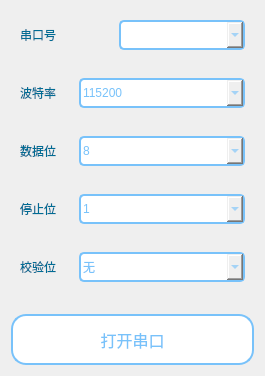
<?xml version="1.0" encoding="UTF-8"?>
<ui version="4.0">
 <class>serialwindow</class>
 <widget class="QWidget" name="serialwindow">
  <property name="geometry">
   <rect>
    <x>0</x>
    <y>0</y>
    <width>265</width>
    <height>376</height>
   </rect>
  </property>
  <property name="minimumSize">
   <size>
    <width>265</width>
    <height>376</height>
   </size>
  </property>
  <property name="windowTitle">
   <string>Form</string>
  </property>
  <property name="styleSheet">
   <string notr="true">border-radius:15px;</string>
  </property>
  <layout class="QVBoxLayout" name="verticalLayout" stretch="0,1,2">
   <property name="sizeConstraint">
    <enum>QLayout::SetMinimumSize</enum>
   </property>
   <item>
    <widget class="QFrame" name="formFrame">
     <property name="enabled">
      <bool>true</bool>
     </property>
     <property name="minimumSize">
      <size>
       <width>221</width>
       <height>261</height>
      </size>
     </property>
     <property name="maximumSize">
      <size>
       <width>16777215</width>
       <height>16777215</height>
      </size>
     </property>
     <layout class="QFormLayout" name="formLayout">
      <property name="sizeConstraint">
       <enum>QLayout::SetDefaultConstraint</enum>
      </property>
      <property name="rowWrapPolicy">
       <enum>QFormLayout::DontWrapRows</enum>
      </property>
      <property name="formAlignment">
       <set>Qt::AlignLeading|Qt::AlignLeft|Qt::AlignVCenter</set>
      </property>
      <property name="horizontalSpacing">
       <number>9</number>
      </property>
      <property name="verticalSpacing">
       <number>9</number>
      </property>
      <item row="2" column="0">
       <widget class="QLabel" name="label">
        <property name="minimumSize">
         <size>
          <width>50</width>
          <height>30</height>
         </size>
        </property>
        <property name="font">
         <font>
          <family>微软雅黑 Light</family>
         </font>
        </property>
        <property name="styleSheet">
         <string notr="true">color:#006c94</string>
        </property>
        <property name="text">
         <string>波特率</string>
        </property>
       </widget>
      </item>
      <item row="0" column="1">
       <layout class="QHBoxLayout" name="horizontalLayout" stretch="1,5">
        <item>
         <widget class="QPushButton" name="pushButton_refresh">
          <property name="minimumSize">
           <size>
            <width>31</width>
            <height>30</height>
           </size>
          </property>
          <property name="maximumSize">
           <size>
            <width>16777215</width>
            <height>16777215</height>
           </size>
          </property>
          <property name="styleSheet">
           <string notr="true">image: url(:/new/prefix1/refresh.png);
</string>
          </property>
          <property name="text">
           <string/>
          </property>
         </widget>
        </item>
        <item>
         <widget class="QComboBox" name="comboBox_number">
          <property name="minimumSize">
           <size>
            <width>50</width>
            <height>30</height>
           </size>
          </property>
          <property name="styleSheet">
           <string notr="true">QComboBox{
	
	color: #78c2fa;
    background-color: #fffff;
    border-radius: 5px;
    border: 2px solid #78c2fa;
    padding-left: 2px;
}
 
QComboBox:disabled{
    background:#006c94;
    border: 1px solid #006c94;
}
   </string>
          </property>
         </widget>
        </item>
       </layout>
      </item>
      <item row="2" column="1">
       <widget class="QComboBox" name="comboBox_baud">
        <property name="minimumSize">
         <size>
          <width>50</width>
          <height>30</height>
         </size>
        </property>
        <property name="styleSheet">
         <string notr="true">QComboBox{
	
	color: #78c2fa;
    background-color: #fffff;
    border-radius: 5px;
    border: 2px solid #78c2fa;
    padding-left: 2px;
}
 
QComboBox:disabled{
    background:#006c94;
    border: 1px solid #006c94;
}
   


</string>
        </property>
        <item>
         <property name="text">
          <string>115200</string>
         </property>
        </item>
        <item>
         <property name="text">
          <string>57600</string>
         </property>
        </item>
        <item>
         <property name="text">
          <string>38400</string>
         </property>
        </item>
        <item>
         <property name="text">
          <string>19200</string>
         </property>
        </item>
        <item>
         <property name="text">
          <string>9600</string>
         </property>
        </item>
       </widget>
      </item>
      <item row="4" column="1">
       <widget class="QComboBox" name="comboBox_data">
        <property name="minimumSize">
         <size>
          <width>50</width>
          <height>30</height>
         </size>
        </property>
        <property name="styleSheet">
         <string notr="true">QComboBox{
	
	color: #78c2fa;
    background-color: #fffff;
    border-radius: 5px;
    border: 2px solid #78c2fa;
    padding-left: 2px;
}
 
QComboBox:disabled{
    background:#006c94;
    border: 1px solid #006c94;
}
   </string>
        </property>
        <item>
         <property name="text">
          <string>8</string>
         </property>
        </item>
        <item>
         <property name="text">
          <string>7</string>
         </property>
        </item>
        <item>
         <property name="text">
          <string>6</string>
         </property>
        </item>
        <item>
         <property name="text">
          <string>5</string>
         </property>
        </item>
       </widget>
      </item>
      <item row="8" column="1">
       <widget class="QComboBox" name="comboBox_check">
        <property name="minimumSize">
         <size>
          <width>50</width>
          <height>30</height>
         </size>
        </property>
        <property name="styleSheet">
         <string notr="true">QComboBox{
	
	color: #78c2fa;
    background-color: #fffff;
    border-radius: 5px;
    border: 2px solid #78c2fa;
    padding-left: 2px;
}
 
QComboBox:disabled{
    background:#006c94;
    border: 1px solid #006c94;
}
   </string>
        </property>
        <item>
         <property name="text">
          <string>无</string>
         </property>
        </item>
        <item>
         <property name="text">
          <string>奇校验</string>
         </property>
        </item>
        <item>
         <property name="text">
          <string>偶校验</string>
         </property>
        </item>
       </widget>
      </item>
      <item row="6" column="1">
       <widget class="QComboBox" name="comboBox_stop">
        <property name="minimumSize">
         <size>
          <width>50</width>
          <height>30</height>
         </size>
        </property>
        <property name="styleSheet">
         <string notr="true">QComboBox{
	
	color: #78c2fa;
    background-color: #fffff;
    border-radius: 5px;
    border: 2px solid #78c2fa;
    padding-left: 2px;
}
 
QComboBox:disabled{
    background:#006c94;
    border: 1px solid #006c94;
}
   </string>
        </property>
        <item>
         <property name="text">
          <string>1</string>
         </property>
        </item>
        <item>
         <property name="text">
          <string>1.5</string>
         </property>
        </item>
        <item>
         <property name="text">
          <string>2</string>
         </property>
        </item>
       </widget>
      </item>
      <item row="8" column="0">
       <widget class="QLabel" name="label_4">
        <property name="minimumSize">
         <size>
          <width>50</width>
          <height>30</height>
         </size>
        </property>
        <property name="font">
         <font>
          <family>微软雅黑 Light</family>
         </font>
        </property>
        <property name="styleSheet">
         <string notr="true">color : #006c94;</string>
        </property>
        <property name="text">
         <string>校验位</string>
        </property>
       </widget>
      </item>
      <item row="6" column="0">
       <widget class="QLabel" name="label_3">
        <property name="minimumSize">
         <size>
          <width>50</width>
          <height>30</height>
         </size>
        </property>
        <property name="font">
         <font>
          <family>微软雅黑 Light</family>
         </font>
        </property>
        <property name="styleSheet">
         <string notr="true">color:#006c94</string>
        </property>
        <property name="text">
         <string>停止位</string>
        </property>
       </widget>
      </item>
      <item row="4" column="0">
       <widget class="QLabel" name="label_2">
        <property name="minimumSize">
         <size>
          <width>50</width>
          <height>30</height>
         </size>
        </property>
        <property name="font">
         <font>
          <family>微软雅黑 Light</family>
         </font>
        </property>
        <property name="styleSheet">
         <string notr="true">color:#006c94</string>
        </property>
        <property name="text">
         <string>数据位</string>
        </property>
       </widget>
      </item>
      <item row="0" column="0">
       <widget class="QLabel" name="label_5">
        <property name="minimumSize">
         <size>
          <width>50</width>
          <height>30</height>
         </size>
        </property>
        <property name="font">
         <font>
          <family>微软雅黑 Light</family>
         </font>
        </property>
        <property name="styleSheet">
         <string notr="true">color:#006c94</string>
        </property>
        <property name="text">
         <string>串口号</string>
        </property>
       </widget>
      </item>
      <item row="7" column="1">
       <spacer name="verticalSpacer">
        <property name="orientation">
         <enum>Qt::Vertical</enum>
        </property>
        <property name="sizeHint" stdset="0">
         <size>
          <width>20</width>
          <height>10</height>
         </size>
        </property>
       </spacer>
      </item>
      <item row="5" column="1">
       <spacer name="verticalSpacer_2">
        <property name="orientation">
         <enum>Qt::Vertical</enum>
        </property>
        <property name="sizeHint" stdset="0">
         <size>
          <width>20</width>
          <height>10</height>
         </size>
        </property>
       </spacer>
      </item>
      <item row="3" column="1">
       <spacer name="verticalSpacer_3">
        <property name="orientation">
         <enum>Qt::Vertical</enum>
        </property>
        <property name="sizeHint" stdset="0">
         <size>
          <width>20</width>
          <height>10</height>
         </size>
        </property>
       </spacer>
      </item>
      <item row="1" column="1">
       <spacer name="verticalSpacer_4">
        <property name="orientation">
         <enum>Qt::Vertical</enum>
        </property>
        <property name="sizeHint" stdset="0">
         <size>
          <width>20</width>
          <height>10</height>
         </size>
        </property>
       </spacer>
      </item>
     </layout>
    </widget>
   </item>
   <item>
    <spacer name="verticalSpacer_5">
     <property name="orientation">
      <enum>Qt::Vertical</enum>
     </property>
     <property name="sizeHint" stdset="0">
      <size>
       <width>20</width>
       <height>10</height>
      </size>
     </property>
    </spacer>
   </item>
   <item>
    <widget class="QPushButton" name="pushButton_serialport_open">
     <property name="minimumSize">
      <size>
       <width>221</width>
       <height>51</height>
      </size>
     </property>
     <property name="maximumSize">
      <size>
       <width>16777215</width>
       <height>16777215</height>
      </size>
     </property>
     <property name="font">
      <font>
       <family>微软雅黑 Light</family>
       <pointsize>12</pointsize>
      </font>
     </property>
     <property name="styleSheet">
      <string notr="true"> QPushButton
{
    color: #78c2fa;
    background-color: #FFFFFF;
    border-color: #78c2fa;
    border-radius: 15px;
    border-style: solid;
    border-width: 2px;
    padding: 5px;
}
QPushButton::hover
{	
    color: #FFFFFF;
    background-color: #78c2fa;
    border-color: #78c2fa;
}
QPushButton::pressed,QPushButton::checked
{
    color: #FFFFFF;
    background-color: qlineargradient(spread:pad, x1:0, y1:0, x2:0, y2:1, stop:0 #78c2fa, stop:1 #006c94);
}</string>
     </property>
     <property name="text">
      <string>打开串口</string>
     </property>
    </widget>
   </item>
  </layout>
 </widget>
 <resources/>
 <connections/>
</ui>
